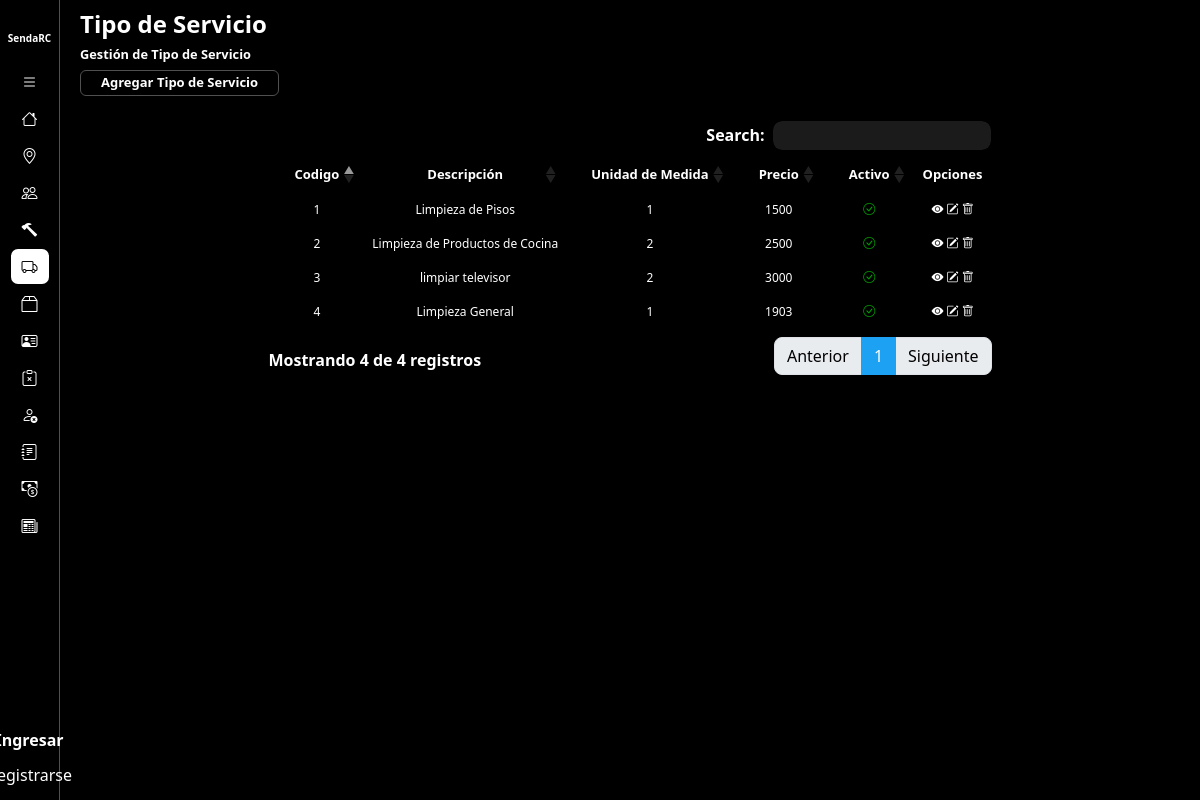
The app's page /gestionTipoServicio/, older data.
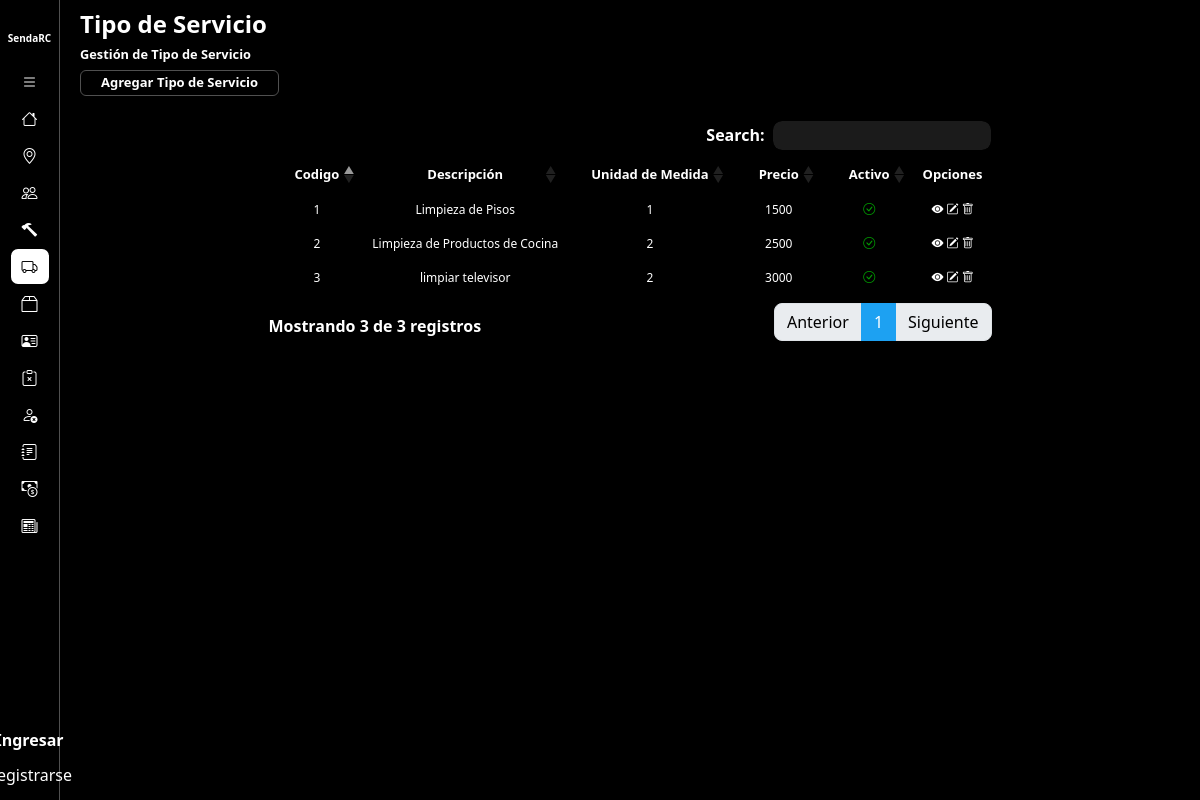
The same page, newer data.
### core/models.py (models this page shows, shortened)
class TipoServicio(models.Model):
    UNIDAD = {
        (1, 'm2'),
        (2, 'unidad')
    }
    descripcion = models.CharField(max_length=50)
    unidad_medida = models.PositiveIntegerField(choices=UNIDAD)
    precio = models.IntegerField()
    insumos = models.ManyToManyField(Insumo, through='CantInsumoServicio')
    maquinarias = models.ManyToManyField(Maquinaria)
    activo = models.BooleanField(default=True)

### core/views.py (the view)
# urls.py: path('gestionTipoServicio/', gestionTipoServicio.as_view(), name='gestionTipoServicio'),
class gestionTipoServicio(ListView):
    model = TipoServicio
    template_name = 'tipoServicio/gestionTipoServicio.html'
    context_object_name = 'tipoServicios'

### core/templates/tipoServicio/gestionTipoServicio.html (shortened to what this page needs)
{% extends 'layouts/baseGestion.html' %}
{% load static %}
{% block extracss %}
    {{block.super}}
<link href="{% static 'css/baseGestion.css' %}" rel="stylesheet" />
{% endblock %}
{% block title%}
    <h1>Tipo de Servicio</h1>
    <h2>Gestión de Tipo de Servicio</h2>
    <a href="{% url 'altaTipoServicio' %}" class="btn-agregarEntidad">Agregar Tipo de Servicio</a>
{% endblock %}
{% block listado%}
<table class="table table-dark">
    <thead>
        <tr>
            <th scope="col">Codigo</th>
            <th scope="col">Descripción</th>
            <th scope="col">Unidad de Medida</th>
            <th scope="col">Precio</th>
            <th scope="col">Activo</th>
            <th scope="col">Opciones</th>
        </tr>
        </thead>
    <tbody>
        {% for tipo in tipoServicios %}
            <tr class="fila-tabla" data-id="{{ tipo.pk }}">
                <td scope="row">{{ tipo.pk }}</td>
                <td scope="row">{{ tipo.descripcion }}</td>
                <td scope="row">{{ tipo.unidad_medida }}</td>
                <td scope="row">{{ tipo.precio }}</td>
                {% if tipo.activo %}
                    <td scope="row"><i class="bi bi-check-circle"></i></td>
                {% else %}
                    <td scope="row"><i class="bi bi-x-circle"></i></td>
                {% endif %}
                <td scope="row">
                    <button href="{% url 'detalleTipoServicio' tipo.pk %}" class="opcion" type="button"
                        data-url="/gestionTipoServicio/{{tipo.pk}}"
                        data-bs-toggle="offcanvas"
                        data-bs-target="#offcanvasExample"
                        aria-controls="offcanvasExample"><i class="bi bi-eye-fill"></i></button>
                    <a href="{% url 'modificarTipoServicio' tipo.pk %}" class="opcion"><i class="bi bi-pencil-square"></i></i></a>
                    <button href="#" class="opcion"><i class="bi bi-trash"></i></button>
                </td>
            </tr>
        {% endfor %}
    </tbody>
</table>
{% endblock %}

Row changes from the older to the newer data that the page shows:
removed TipoServicio: pk "4", descripcion "Limpieza General", unidad_medida "1", precio "1903", activo True (drawn)
Text that changed along with them:
text written by a page script: "Search: Mostrando 4 de 4 registros Anterior 1 Siguiente" → "Search: Mostrando 3 de 3 registros Anterior 1 Siguiente"
